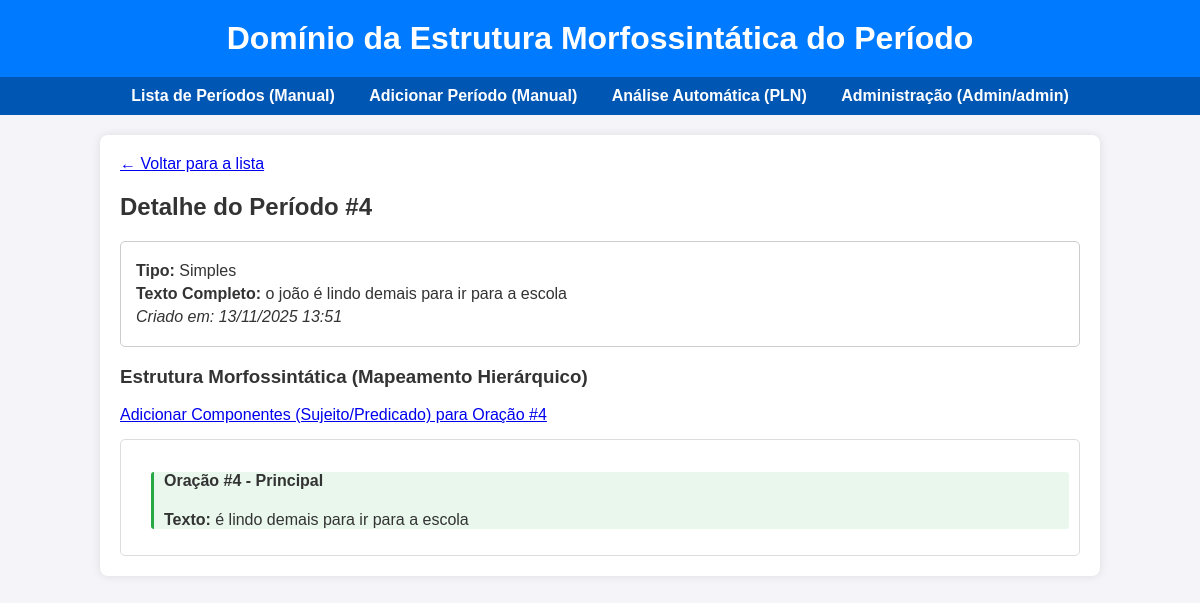
Page /periodo/4/ on the committed database.
### catalogacao/models.py (models this page shows, shortened)
class Periodo(models.Model):
    texto_original = models.TextField(
        verbose_name="Texto do Período",
        help_text="O período completo a ser analisado."
    )
    tipo_periodo = models.CharField(
        max_length=10,
        choices=[('SIMPLES', 'Simples'), ('COMPOSTO', 'Composto')],
        default='SIMPLES',
        verbose_name="Tipo de Período"
    )
    data_criacao = models.DateTimeField(auto_now_add=True)
    class Meta:
        verbose_name = "Período"
        verbose_name_plural = "Períodos"

class Oracao(models.Model):
    periodo = models.ForeignKey(
        Periodo,
        on_delete=models.CASCADE,
        related_name='oracoes',
        verbose_name="Período de Origem"
    )
    texto_oracao = models.TextField(
        verbose_name="Texto da Oração",
        help_text="O trecho da oração dentro do período."
    )
    tipo_oracao = models.CharField(
        max_length=50,
        choices=[
            ('PRINCIPAL', 'Principal'),
            ('COORDENADA', 'Coordenada'),
            ('SUBORDINADA_SUBSTANTIVA', 'Subordinada Substantiva'),
            ('SUBORDINADA_ADJETIVA', 'Subordinada Adjetiva'),
            ('SUBORDINADA_ADVERBIAL', 'Subordinada Adverbial'),
            ('REDUZIDA', 'Reduzida')
        ],
        default='PRINCIPAL',
        verbose_name="Tipo de Oração"
    )
    oracao_principal = models.ForeignKey(
        'self',
        on_delete=models.SET_NULL,
        null=True,
        blank=True,
        related_name='subordinadas',
        verbose_name="Oração Principal/Regente"
    )
    class Meta:
        verbose_name = "Oração"
        verbose_name_plural = "Orações"

### catalogacao/views.py (the view)
# urls.py: path('periodo/<int:pk>/', views.periodo_detail, name='periodo_detail'),
def periodo_detail(request, pk):
    periodo = get_object_or_404(Periodo, pk=pk)
    oracoes_principais = periodo.oracoes.filter(oracao_principal__isnull=True)
    def get_oracoes_recursivo(oracao):
        oracao_data = {
            'oracao': oracao,
            'componentes': oracao.componentes.all(),
            'subordinadas': []
        }
        for subordinada in oracao.subordinadas.all():
            oracao_data['subordinadas'].append(get_oracoes_recursivo(subordinada))
        return oracao_data
    estrutura_sintatica = []
    for oracao_principal in oracoes_principais:
        estrutura_sintatica.append(get_oracoes_recursivo(oracao_principal))
    context = {
        'periodo': periodo,
        'estrutura_sintatica': estrutura_sintatica,
    }
    return render(request, 'catalogacao/periodo_detail.html', context)

### catalogacao/templates/catalogacao/periodo_detail.html (shortened to what this page needs)
{% extends "base.html" %}
{% block content %}
    <a href="{% url 'periodo_list' %}">← Voltar para a lista</a>
    <h2>Detalhe do Período #{{ periodo.id }}</h2>
    <div class="periodo-card">
        <p><strong>Tipo:</strong> {{ periodo.get_tipo_periodo_display }}</p>
        <p><strong>Texto Completo:</strong> {{ periodo.texto_original }}</p>
        <p><em>Criado em: {{ periodo.data_criacao|date:"d/m/Y H:i" }}</em></p>
    </div>
    <h3>Estrutura Morfossintática (Mapeamento Hierárquico)</h3>
    {% for oracao in periodo.oracoes.all %}
        <a href="{% url 'adicionar_componente_manual' oracao.pk %}" class="btn btn-sm btn-secondary" style="margin-bottom: 10px;">Adicionar Componentes (Sujeito/Predicado) para Oração #{{ oracao.id }}</a>
    {% endfor %}
    {% if estrutura_sintatica %}
        <div class="hierarquia">
            {% for oracao_data in estrutura_sintatica %}
                {% include "catalogacao/partials/oracao_card.html" with oracao_data=oracao_data nivel=0 %}
            {% endfor %}
        </div>
    {% else %}
        <p>Nenhuma oração associada a este período.</p>
    {% endif %}
{% endblock %}

### catalogacao/templates/catalogacao/partials/oracao_card.html (shortened to what this page needs)
{% load static %}
{% with oracao=oracao_data.oracao componentes=oracao_data.componentes subordinadas=oracao_data.subordinadas %}
    <div class="oracao-card" style="margin-left: {{ nivel|default:0|add:'20' }}px; border-left-color: {% if nivel == 0 %}#28a745{% elif nivel == 1 %}#ffc107{% else %}#dc3545{% endif %};">
        <h4>Oração #{{ oracao.id }} - {{ oracao.get_tipo_oracao_display }}</h4>
        <p><strong>Texto:</strong> {{ oracao.texto_oracao }}</p>
    </div>
{% endwith %}

### catalogacao/templates/base.html (style rules this page uses)
body { font-family: Arial, sans-serif; margin: 0; padding: 0; background-color: #f4f4f9; color: #333; }
.periodo-card { border: 1px solid #ccc; padding: 15px; margin-bottom: 15px; border-radius: 5px; background-color: #fff; }
.periodo-card p { margin: 5px 0; }
.oracao-card { border-left: 3px solid #28a745; padding-left: 10px; margin-top: 10px; background-color: #e9f7ed; border-radius: 3px; }
.hierarquia { margin-top: 15px; padding: 10px; border: 1px solid #ddd; border-radius: 5px; }

### rows in the picture
Periodo: id "4", tipo_periodo "Simples", texto_original "o joão é lindo demais para ir para a escola", data_criacao "13/11/2025 13:51"
Oracao: id "4", oracao.id "4", oracao.tipo_oracao "Principal", oracao.texto_oracao "é lindo demais para ir para a escola"
